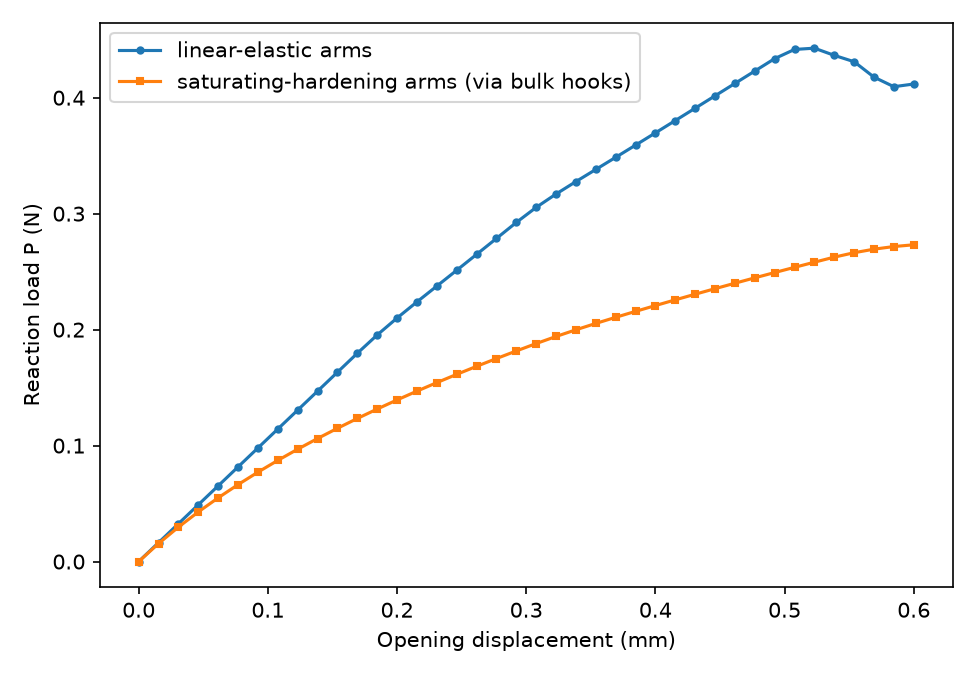

Here is the Python script that generated this plot:
"""Nonlinear bulk material combined with cohesive elements, through the
``bulk_residual_fn``/``bulk_tangent_fn`` hooks of ``CohesiveMeshModel``.

The arms of a 2D DCB are given a Ramberg-Osgood type nonlinear stress-strain response
(deformation theory: a secant modulus that decreases with an equivalent strain measure), a
simple stand-in for elastic-plastic arm behavior under monotonic loading. The bulk residual
and its consistent tangent are assembled per constant-strain triangle with the analytic
per-element material tangent, so the demonstration stays fast. The same damaging solve and
the same adjoint gradient machinery run unchanged: the solvers and the implicit
differentiation only ever see the total residual and tangent.

Outputs:
  examples/nonlinear_bulk_dcb.png   elastic vs nonlinear-arm load-displacement curves
  console                           adjoint gradient dP/dG_c1 vs finite differences, with
                                    the NONLINEAR bulk active

Run from repo root: PYTHONPATH=. python examples/nonlinear_bulk_dcb.py
"""

import sys
from pathlib import Path

sys.path.insert(0, str(Path(__file__).resolve().parents[1]))

import matplotlib

matplotlib.use("Agg")
import matplotlib.pyplot as plt
import torch

from diffcohesive.assembly import CohesiveMeshModel
from diffcohesive.diff import solve_diff, theta_from_law
from diffcohesive.laws import BilinearMixedModeTSL
from diffcohesive.mesh import build_double_cantilever_mesh
from diffcohesive.solvers import newton_solve

# geometry/material: quickstart-sized DCB
LENGTH, ARM, A0, NX, NY = 15.0, 1.0, 5.0, 30, 4
E, NU = 1000.0, 0.3
SIGMA0, GC, K0 = 5.0, 0.05, 1.0e4
# Saturating-hardening secant: E_sec(eps_eq) = E / sqrt(1 + eps_eq/eps_y), a smooth
# monotone stiffness reduction beyond the reference strain eps_y (the stress remains a
# monotonically increasing function of strain, so the bulk tangent stays positive
# definite; a monotonic-loading stand-in for hardening plasticity).
EPS_Y = 2.0e-3


def _cst_operators(points, tris):
    """Per-element area and B-matrix (constant-strain triangles, Voigt [xx, yy, xy])."""
    p = points[tris]                                       # (n_el, 3, 2)
    x, y = p[..., 0], p[..., 1]
    det = (x[:, 1] - x[:, 0]) * (y[:, 2] - y[:, 0]) - (x[:, 2] - x[:, 0]) * (y[:, 1] - y[:, 0])
    area = 0.5 * det.abs()
    b = torch.stack([y[:, 1] - y[:, 2], y[:, 2] - y[:, 0], y[:, 0] - y[:, 1]], dim=1) / det.unsqueeze(1)
    c = torch.stack([x[:, 2] - x[:, 1], x[:, 0] - x[:, 2], x[:, 1] - x[:, 0]], dim=1) / det.unsqueeze(1)
    n_el = tris.shape[0]
    B = torch.zeros(n_el, 3, 6, dtype=points.dtype)
    for a in range(3):
        B[:, 0, 2 * a] = b[:, a]
        B[:, 1, 2 * a + 1] = c[:, a]
        B[:, 2, 2 * a] = c[:, a]
        B[:, 2, 2 * a + 1] = b[:, a]
    return area, B


def make_nonlinear_bulk(points, tris, n_dof):
    """Saturating-hardening plane-strain bulk: residual R(u) and consistent tangent K(u)."""
    area, B = _cst_operators(points, tris)
    dofs = (tris.unsqueeze(-1) * 2 + torch.arange(2)).reshape(tris.shape[0], 6)
    lam0 = E * NU / ((1 + NU) * (1 - 2 * NU))
    mu0 = E / (2 * (1 + NU))
    C0 = torch.tensor([[lam0 + 2 * mu0, lam0, 0.0],
                       [lam0, lam0 + 2 * mu0, 0.0],
                       [0.0, 0.0, mu0]], dtype=points.dtype)

    def strain(u):
        u_e = u[dofs]                                       # (n_el, 6)
        return torch.einsum("eij,ej->ei", B, u_e)           # (n_el, 3)

    def secant_scale(eps):
        eps_eq = torch.sqrt(eps[:, 0] ** 2 + eps[:, 1] ** 2 + 0.5 * eps[:, 2] ** 2 + 1e-24)
        return 1.0 / torch.sqrt(1.0 + eps_eq / EPS_Y)

    def residual(u):
        eps = strain(u)
        sig = secant_scale(eps).unsqueeze(1) * torch.einsum("ij,ej->ei", C0, eps)
        f_e = torch.einsum("e,eij,ei->ej", area, B, sig)
        R = torch.zeros(n_dof, dtype=u.dtype)
        return R.index_add(0, dofs.reshape(-1), f_e.reshape(-1))

    def tangent(u):
        # closed-form consistent tangent: sigma = s(eps_eq) C0 eps with
        # s(x) = (1 + x/eps_y)^(-1/2), so
        # D = s C0 + s'(eps_eq) (C0 eps) (d eps_eq/d eps)^T
        eps = strain(u).detach()
        eps_eq = torch.sqrt(eps[:, 0] ** 2 + eps[:, 1] ** 2 + 0.5 * eps[:, 2] ** 2 + 1e-24)
        sc = 1.0 / torch.sqrt(1.0 + eps_eq / EPS_Y)
        dsc = -0.5 / (EPS_Y * (1.0 + eps_eq / EPS_Y) ** 1.5)
        deq = torch.stack([eps[:, 0], eps[:, 1], 0.5 * eps[:, 2]], dim=1) / eps_eq.unsqueeze(1)
        C0eps = torch.einsum("ij,ej->ei", C0, eps)
        Dloc = sc.view(-1, 1, 1) * C0 + dsc.view(-1, 1, 1) * torch.einsum(
            "ei,ej->eij", C0eps, deq)                              # (n_el, 3, 3)
        K_e = torch.einsum("e,eai,eab,ebj->eij", area, B, Dloc, B)  # (n_el, 6, 6)
        K = torch.zeros(n_dof, n_dof, dtype=u.dtype)
        rows = dofs.unsqueeze(-1).expand(-1, 6, 6).reshape(-1)
        cols = dofs.unsqueeze(1).expand(-1, 6, 6).reshape(-1)
        return K.index_put((rows, cols), K_e.reshape(-1), accumulate=True)

    return residual, tangent


def run(nonlinear, max_disp=0.6, n_steps=40):
    mesh = build_double_cantilever_mesh(LENGTH, ARM, A0, NX, NY)
    law = BilinearMixedModeTSL(T_max_n=SIGMA0, T_max_s=SIGMA0, G_c1=GC, G_c2=GC, K=K0,
                               viscosity=0.1)
    kwargs = {}
    if nonlinear:
        n_dof = mesh.points.shape[0] * 2
        res_fn, tan_fn = make_nonlinear_bulk(mesh.points, mesh.elements, n_dof)
        kwargs = dict(bulk_residual_fn=res_fn, bulk_tangent_fn=tan_fn)
    model = CohesiveMeshModel(mesh.points, {"triangle": mesh.elements},
                              mesh.cohesive_connectivity, law, E=E, nu=NU, **kwargs)
    dtype = model.points.dtype
    right = model.dof_indices(mesh.right_edge_nodes)
    tt = model.dof_indices(torch.tensor([mesh.tip_top]))[1]
    tb = model.dof_indices(torch.tensor([mesh.tip_bottom]))[1]
    dofs = torch.cat([right, tt.reshape(1), tb.reshape(1)])

    kappa = model.init_history()
    u = torch.zeros(model.n_dof, dtype=dtype)
    ds, Ps = [0.0], [0.0]
    for d in torch.linspace(0.0, max_disp, n_steps, dtype=dtype)[1:]:
        vals = torch.cat([torch.zeros(right.numel(), dtype=dtype),
                          torch.tensor([d / 2, -d / 2], dtype=dtype)])
        res = newton_solve(model, dofs, vals, kappa, u0=u, max_iter=80)
        if not res.converged:
            break
        u, kappa = res.u, res.kappa
        ds.append(float(d))
        Ps.append(0.5 * (res.reaction[-2] - res.reaction[-1]).item())
    return ds, Ps, model, mesh, dofs, u


def main():
    d_lin, P_lin, *_ = run(nonlinear=False)
    d_nl, P_nl, model, mesh, dofs, u_warm = run(nonlinear=True)

    plt.figure(figsize=(6.5, 4.5))
    plt.plot(d_lin, P_lin, "o-", ms=3, label="linear-elastic arms")
    plt.plot(d_nl, P_nl, "s-", ms=3, label="saturating-hardening arms (via bulk hooks)")
    plt.xlabel("Opening displacement (mm)")
    plt.ylabel("Reaction load P (N)")
    plt.legend()
    plt.tight_layout()
    out = Path(__file__).resolve().parent / "nonlinear_bulk_dcb.png"
    plt.savefig(out, dpi=150)
    print(f"Saved {out}")
    print(f"peak: linear {max(P_lin):.4f}, nonlinear arms {max(P_nl):.4f}")

    # adjoint gradient with the NONLINEAR bulk active, checked against finite differences.
    # A short sweep to the check displacement provides the Newton warm start (an initial
    # guess only; the differentiated problem itself starts from the pristine history state).
    *_, model, mesh, dofs, u_warm = run(nonlinear=True, max_disp=0.15, n_steps=8)
    u_warm = u_warm.detach().clone()   # initial guess only; must carry no autograd graph
    dtype = model.points.dtype
    right_n = dofs.numel() - 2
    d = 0.15   # damage active, single-step Newton comfortable
    vals = torch.cat([torch.zeros(right_n, dtype=dtype),
                      torch.tensor([d / 2, -d / 2], dtype=dtype)])
    law = model.elem.law
    theta = theta_from_law(law).detach().requires_grad_(True)
    u_star = solve_diff(theta, model, dofs, vals, model.init_history(), u0=u_warm)
    loss = u_star.norm()
    loss.backward()
    g_adj = theta.grad.clone()

    names = [n for n, _ in law.named_parameters()]
    for pname in ("K", "G_c1"):
        i_p = names.index(pname)
        h = 1e-6 * max(abs(theta[i_p].item()), 1.0)
        f = {}
        for sgn in (1.0, -1.0):
            th = theta.detach().clone()
            th[i_p] += sgn * h
            u_p = solve_diff(th, model, dofs, vals, model.init_history(), u0=u_warm)
            f[sgn] = u_p.norm().item()
        g_fd = (f[1.0] - f[-1.0]) / (2 * h)
        denom = max(abs(g_fd), abs(g_adj[i_p].item()), 1e-12)
        rel = abs(g_adj[i_p].item() - g_fd) / denom
        print(f"d||u||/d{pname} with nonlinear bulk: adjoint {g_adj[i_p]:.6e}, "
              f"finite difference {g_fd:.6e}, relative difference {rel:.2e}")


if __name__ == "__main__":
    main()
